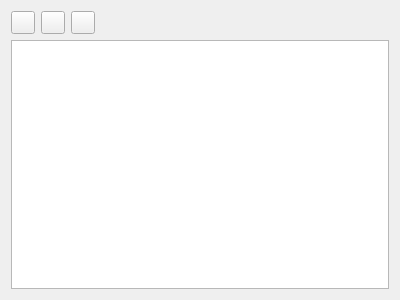
<?xml version="1.0" encoding="UTF-8"?>
<ui version="4.0">
 <class>DebugControlWidget</class>
 <widget class="QWidget" name="DebugControlWidget">
  <property name="geometry">
   <rect>
    <x>0</x>
    <y>0</y>
    <width>400</width>
    <height>300</height>
   </rect>
  </property>
  <property name="windowTitle">
   <string>Form</string>
  </property>
  <layout class="QGridLayout" name="gridLayout">
   <item row="0" column="0">
    <layout class="QHBoxLayout" name="horizontalLayout">
     <item>
      <widget class="QToolButton" name="startDebugButton">
       <property name="maximumSize">
        <size>
         <width>24</width>
         <height>24</height>
        </size>
       </property>
       <property name="text">
        <string/>
       </property>
      </widget>
     </item>
     <item>
      <widget class="QToolButton" name="stepOverButton">
       <property name="maximumSize">
        <size>
         <width>24</width>
         <height>24</height>
        </size>
       </property>
       <property name="text">
        <string/>
       </property>
      </widget>
     </item>
     <item>
      <widget class="QToolButton" name="stopDebugButton">
       <property name="maximumSize">
        <size>
         <width>24</width>
         <height>24</height>
        </size>
       </property>
       <property name="text">
        <string/>
       </property>
      </widget>
     </item>
     <item>
      <spacer name="horizontalSpacer">
       <property name="orientation">
        <enum>Qt::Horizontal</enum>
       </property>
       <property name="sizeHint" stdset="0">
        <size>
         <width>40</width>
         <height>20</height>
        </size>
       </property>
      </spacer>
     </item>
    </layout>
   </item>
   <item row="1" column="0">
    <widget class="IOTableWidget" name="tableWidget"/>
   </item>
  </layout>
 </widget>
 <customwidgets>
  <customwidget>
   <class>IOTableWidget</class>
   <extends>QTableWidget</extends>
   <header>application/view/widget/IOTableWidget.h</header>
  </customwidget>
 </customwidgets>
 <resources/>
 <connections/>
</ui>
